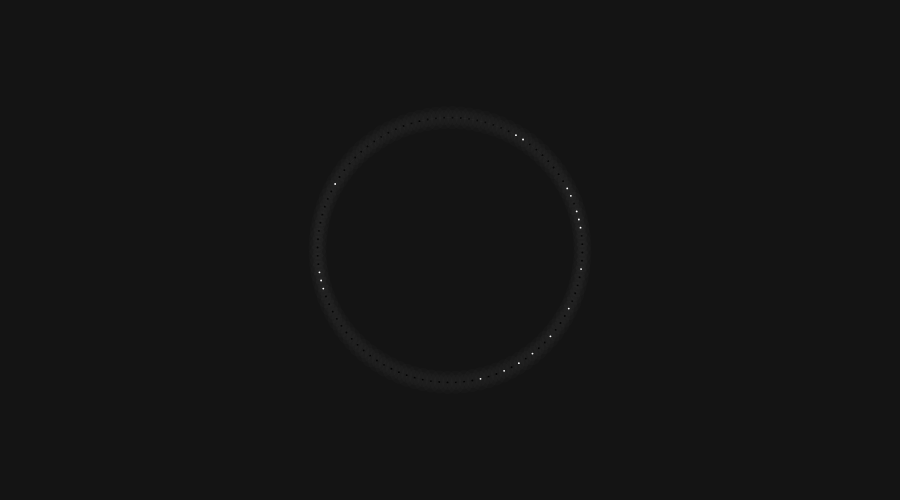
Frame 1 (no input)
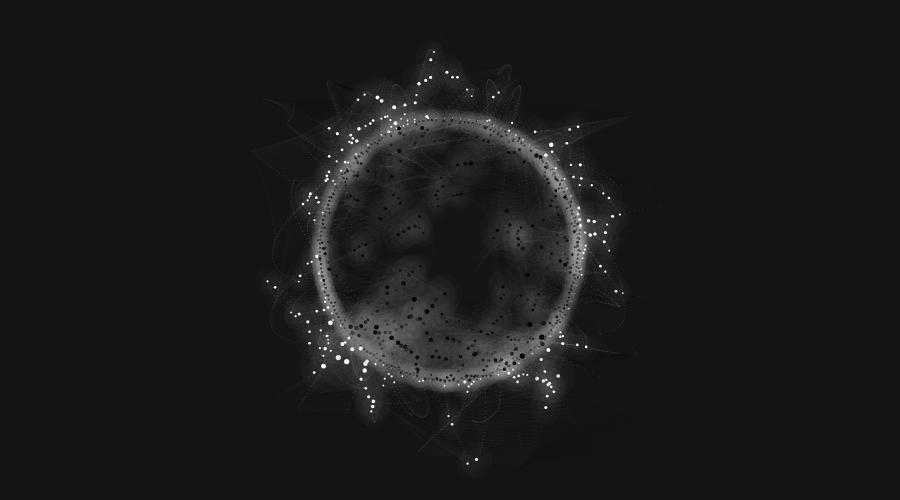
Frame 60 (no input)
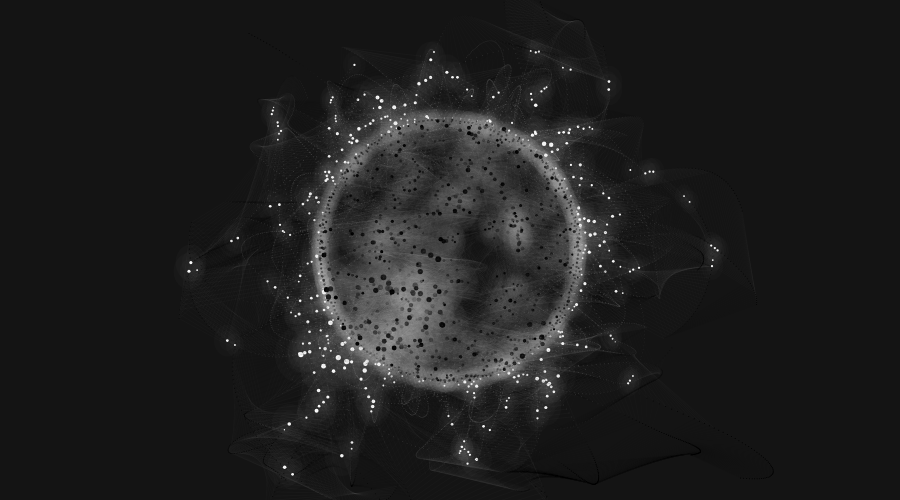
Frame 120 (the mouse pressed at the canvas centre since frame 60)

The p5.js sketch that drew these frames (run headless with seeded random() and noise() and a simulated clock; from frame 60 on, the mouse is pressed at the canvas centre):

// p5.js sketch
// ── sketch.js
/* 
   
   A surface filled with one hundred medium to small sized circles. 
   Each circle has a different size and direction, but moves at the same slow rate. 
   Display: 
   >>> A. The instantaneous intersections of the circles 
   B. The aggregate intersections of the circles 
   
   Ported to p5.js by Casey Reas
   13 July 2016
   p5.js 0.5.2
   
   Restored by Casey Reas <http://reas.com> 
   22 June 2016 
   Processing v.3.1.1 <http://processing.org> 
   
   Implemented by Robert Hodgin <http://flight404.com> 
   6 April 2004 
   Processing v.68 <http://processing.org> 
 
*/


// ******************************************************************************** 
// INITIALIZE VARIABLES 
// ******************************************************************************** 

var xStage = 900; // x dimension of applet 
var yStage = 500; // y dimension of applet 

var xMid = xStage / 2; // x midpoint of applet 
var yMid = yStage / 2; // y midpoint of applet 

var totalCircles = 100; // total number of circles 
var circle = []; // Circle object array 

var gravity; // Strength of gravitational pull 
var xGrav; // x point of center of gravity 
var yGrav; // y point of center of gravity 
var xGravOffset;

var angleOffset;
var initRadius;
var maxDistance;

var bgColor;

// BOOLEANS FOR TESTING PURPOSES 
var clearScreen = false;

var timer = 0;
var timerPause = 750;
var timerMax = 775;

// ******************************************************************************** 
// SETUP FUNCTION 
// ******************************************************************************** 

function setup() {
  createCanvas(900, 500);
  bgColor = 20;
  background(bgColor);
  frameRate(30);
  createCircles();
}

// ******************************************************************************** 
// MAIN LOOP FUNCTION 
// ******************************************************************************** 

function draw() {
  if (clearScreen) {
    background(bgColor);
  }
  dealWithTimer();
  if (timer < timerPause) {
    tellCirclesToBehave();
  }
}

function createCircles() {
  gravity = random(0.005, 0.1);
  xGrav = xMid + random(-50, 50);
  yGrav = yMid + random(-50, 50);
  xGravOffset = random(1.0, 1.24);
  maxDistance = random(75, 150);
  angleOffset = random(360);
  initRadius = random(130, 140);
  for (var i = 0; i < totalCircles; i++) {
    var initAngle = i * 3.6 + angleOffset;
    var initTheta = (-((initAngle) * PI)) / 180;
    var initxv = cos(initTheta) * initRadius;
    var inityv = sin(initTheta) * initRadius;
    var xPos = xMid + initxv;
    var yPos = yMid + inityv;
    circle[i] = new Circle(xPos, yPos, 0, 0, i);
  }
}

function tellCirclesToBehave() {
  for (var i = 0; i < totalCircles; i++) {
    circle[i].behave();
  }
}

function dealWithTimer(){ 
  if (timer > timerMax){ 
    timer = 0; 
    background(bgColor); 
    createCircles(); 
  } 
  timer++; 
}

function Circle(xSent, ySent, xvSent, yvSent, indexSent) {
  this.index = indexSent; // Circle global ID 
  
  this.x = xSent; // Circle x position
  this.y = ySent; // Circle y position 
  this.r = 4; // Circle radius 
  
  this.xv = xvSent; // Current velocity along x axis
  this.yv = yvSent; // Current velocity along y axis 

  this.mightCollide = []; // Collision might happen 
  this.hasCollided = []; // Collision is happening 

  this.distances = []; // Storage for the distance between circles 
  this.angles = []; // Storage for the angle between two connected circles
  this.thetas = []; // Storage for the radians between two connected circles 

  this.numCollisions = 0; // Number of collisions in one frame 
  this.numConnections = 0; // Total number of collisions 

  this.xd = 0; // Distance to target along x axis 
  this.yd = 0; // Distance to target along y axis 
  this.d = 0; // Distance to target 

  this.alphaVar = random(35); // Late addition variable for alpha modification 

  this.cAngle = 0; // Angle of collision in degrees 
  this.cTheta = 0; // Angle of collision in radians 
  this.cxv = 0; // Collision velocity along x axis 
  this.cyv = 0; // Collision velocity along y axis 

  this.gAngle = 0; // Angle to gravity center in degrees 
  this.gTheta = 0; // Angle to gravity center in radians 
  this.gxv = 0; // Gravity velocity along x axis 
  this.gyv = 0; // Gravity velocity along y axis 


  this.behave = function() {
    this.move();
    this.areWeClose();
    this.areWeColliding();  // This is the current area of trouble
    this.areWeConnected();
    this.applyGravity();
    this.render();
    this.reset();
  }

  this.areWeClose = function() {
    for (var i = 0; i < totalCircles; i++) {
      if (i != this.index) {
        if (abs(this.x - circle[i].x) < 50 && abs(this.y - circle[i].y) < 50) {
          this.mightCollide[i] = true;
        } else {
          this.mightCollide[i] = false;
        }
      }
    }
  }
  
  this.areWeColliding = function() {
    for (var i = 0; i < totalCircles; i++) {
      if (this.mightCollide[i] && i != this.index) {
        this.distances[i] = findDistance(this.x, this.y, circle[i].x, circle[i].y);
        if (this.distances[i] < (this.r + circle[i].r) * 1.1) {
          this.hasCollided[i] = true;
          circle[i].hasCollided[this.index] = true;
          this.angles[i] = findAngle(this.x, this.y, circle[i].x, circle[i].y);
          this.thetas[i] = (-(this.angles[i] * PI)) / 180.0;
          this.cxv += cos(this.thetas[i]) * ((circle[i].r + this.r) / 2.0);
          this.cyv += sin(this.thetas[i]) * ((circle[i].r + this.r) / 2.0);
          this.numCollisions += 1;
        }
      }
    }

    if (this.numCollisions > 0) {
      this.xv = -this.cxv / this.numCollisions;
      this.yv = -this.cyv / this.numCollisions;
    }

    this.cxv = 0.0;
    this.cyv = 0.0;

  }

  this.areWeConnected = function() {
    for (var i = 0; i < totalCircles; i++) {
      if (this.hasCollided[i] && i != this.index) {
        this.distances[i] = findDistance(this.x, this.y, circle[i].x, circle[i].y);
        if (this.distances[i] < maxDistance) {
          this.angles[i] = findAngle(this.x, this.y, circle[i].x, circle[i].y);
          this.thetas[i] = (-(this.angles[i] * PI)) / 180.0;
          this.cxv += cos(this.thetas[i]) * (circle[i].r / 8.0);
          this.cyv += sin(this.thetas[i]) * (circle[i].r / 8.0);
          this.numConnections += 1;
        } else {
          this.hasCollided[i] = false;
          circle[i].hasCollided[this.index] = false;
        }
      }
    }
    if (this.numConnections > 0) {
      this.xv += (this.cxv / this.numConnections) / 4.0;
      this.yv += (this.cyv / this.numConnections) / 4.0;
    }

    this.cxv = 0.0;
    this.cyv = 0.0;

    this.r = this.numConnections * .85 + 2;
  }


  this.applyGravity = function() {
    this.gAngle = findAngle(this.x, this.y, xGrav, yGrav);
    this.gTheta = (-(this.gAngle * PI)) / 180;
    this.gxv = cos(this.gTheta) * gravity * xGravOffset;
    this.gyv = sin(this.gTheta) * gravity;
    this.xv += this.gxv;
    this.yv += this.gyv;
  }

  this.move = function() {
    this.x += this.xv;
    this.y += this.yv;
  }

  this.render = function() {

    noFill(); 
    this.d = findDistance(this.x, this.y, xMid, yMid); 
    if (this.d > initRadius){ 
      stroke(255 - this.d, this.d - this.alphaVar); 
    } else { 
      stroke(this.d, this.d - this.alphaVar); 
    } 
    point(this.x,this.y); 
    noStroke(); 
    if (this.numCollisions > 0){ 
      fill(255, 4); 
      ellipse(this.x, this.y, this.r * 5.0, this.r * 5.0 + 5); 
      ellipse(this.x, this.y, this.r * 3.0, this.r * 3.0 + 5); 
      if (this.d > initRadius){ 
        fill(255,255); 
      } else { 
        fill(0,255); 
      } 
      ellipse(this.x, this.y, this.r * 0.5, this.r * 0.5); 
    } 
    
    for (var i = 0; i < totalCircles; i++){ 
      if (this.hasCollided[i] && i < this.index){ 
        stroke(abs(this.angles[i] - 180)*1.3, 5); 
        line (this.x, this.y, circle[i].x, circle[i].y); 
      } 
    } 
    noStroke(); 
  }

  this.reset = function() {
    this.numCollisions = 0;
    this.numConnections = 0;
  }
}

function findDistance(x1, y1, x2, y2) {
  var xd = x1 - x2;
  var yd = y1 - y2;
  var td = sqrt(xd * xd + yd * yd);
  return td;
}

function findAngle(x1, y1, x2, y2) {
  var xd = x1 - x2;
  var yd = y1 - y2;
  var t = atan2(yd, xd);
  var a = (180 + (-(180 * t) / PI));
  return a;
}
